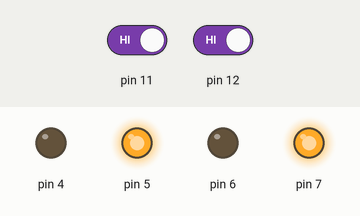
This sketch was run on a simulated Arduino Uno, built with avr-gcc and run on an emulated ATmega328P. Parts: output pins drawn as LEDs (lit = HIGH). The test bench sets the inputs (shaded band); at power-on: pin 11 HIGH, pin 12 HIGH.

Above: at 1.2 s.
1.3 s: pin 11 driven LOW
At 2.5 s:
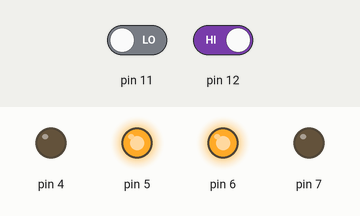
2.8 s: pin 12 driven LOW
At 3.6 s:
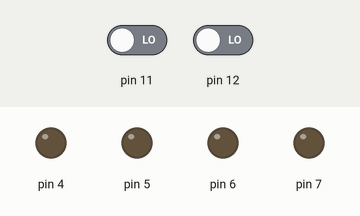
4.3 s: pin 11 driven HIGH
At 4.9 s:
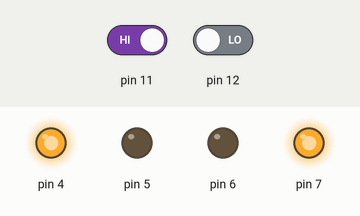
5.8 s: pin 12 driven HIGH
At 7.1 s:
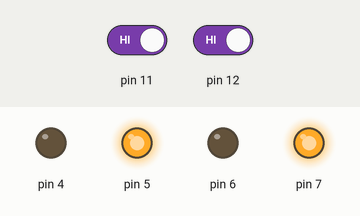
Timing chart, 0 to 8.3 s (numbered marks = the images above; inputs shaded):
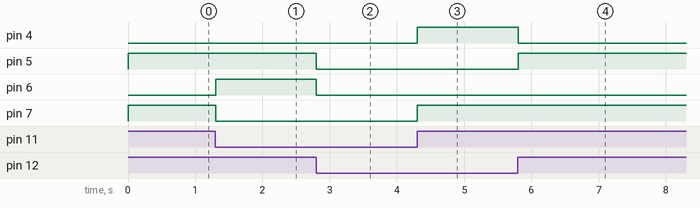

The sketch:

code.ino
```cpp
void setup() {
pinMode(12,INPUT);
pinMode(11,INPUT);

pinMode(7,OUTPUT);
pinMode(6,OUTPUT);
pinMode(5,OUTPUT);
pinMode(4,OUTPUT);
}

void loop() {
  if(digitalRead(12) == 0 && digitalRead(11) == 0){
    Stop();
    delay(10);
  }
  else if(digitalRead(12) == 0 && digitalRead(11) == 1){
    right();
    delay(10);
  }
  else if(digitalRead(12) == 1 && digitalRead(11) == 0){
    left();
    delay(10);
  }
  else if(digitalRead(12) == 1 && digitalRead(11) == 1){
    forward();
    delay(10);
  }
}

void forward(){
  digitalWrite(7,HIGH);
  digitalWrite(6,LOW);
  digitalWrite(5,HIGH);
  digitalWrite(4,LOW);

}
void backword(){
  digitalWrite(7,LOW);
  digitalWrite(6,HIGH);
  digitalWrite(5,LOW);
  digitalWrite(4,HIGH);
}
void left(){
  digitalWrite(7,LOW);
  digitalWrite(6,HIGH);
  digitalWrite(5,HIGH);
  digitalWrite(4,LOW);
}
void right(){
  digitalWrite(7,HIGH);
  digitalWrite(6,LOW);
  digitalWrite(5,LOW);
  digitalWrite(4,HIGH);
}
void Stop(){
  digitalWrite(7,LOW);
  digitalWrite(6,LOW);
  digitalWrite(5,LOW);
  digitalWrite(4,LOW);

}
```

Measured:
- after the input at 1.3 s, pin 6: LOW → HIGH at once; pin 7: HIGH → LOW at once
- after the input at 2.8 s, pin 5, pin 6: HIGH → LOW at once
- after the input at 4.3 s, pin 4, pin 7: LOW → HIGH at once
- after the input at 5.8 s, pin 4: HIGH → LOW at once; pin 5: LOW → HIGH at once
